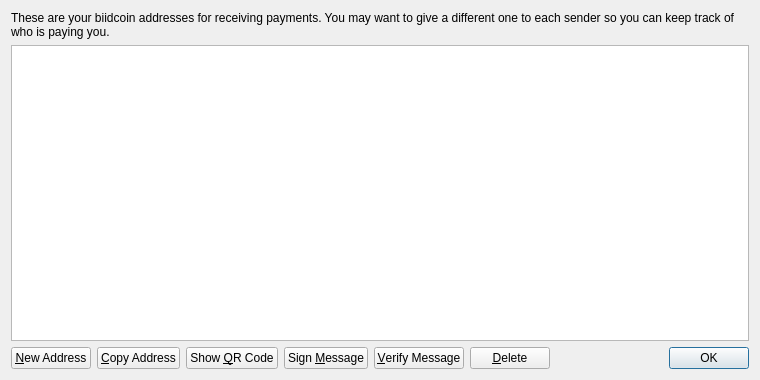
<?xml version="1.0" encoding="UTF-8"?>
<ui version="4.0">
 <class>AddressBookPage</class>
 <widget class="QWidget" name="AddressBookPage">
  <property name="geometry">
   <rect>
    <x>0</x>
    <y>0</y>
    <width>760</width>
    <height>380</height>
   </rect>
  </property>
  <property name="windowTitle">
   <string>Address Book</string>
  </property>
  <layout class="QVBoxLayout" name="verticalLayout">
   <item>
    <widget class="QLabel" name="labelExplanation">
     <property name="text">
      <string>These are your biidcoin addresses for receiving payments. You may want to give a different one to each sender so you can keep track of who is paying you.</string>
     </property>
     <property name="textFormat">
      <enum>Qt::PlainText</enum>
     </property>
     <property name="wordWrap">
      <bool>true</bool>
     </property>
    </widget>
   </item>
   <item>
    <widget class="QTableView" name="tableView">
     <property name="contextMenuPolicy">
      <enum>Qt::CustomContextMenu</enum>
     </property>
     <property name="toolTip">
      <string>Double-click to edit address or label</string>
     </property>
     <property name="tabKeyNavigation">
      <bool>false</bool>
     </property>
     <property name="selectionMode">
      <enum>QAbstractItemView::SingleSelection</enum>
     </property>
     <property name="selectionBehavior">
      <enum>QAbstractItemView::SelectRows</enum>
     </property>
     <property name="sortingEnabled">
      <bool>true</bool>
     </property>
     <attribute name="verticalHeaderVisible">
      <bool>false</bool>
     </attribute>
    </widget>
   </item>
   <item>
    <layout class="QHBoxLayout" name="horizontalLayout">
     <item>
      <widget class="QPushButton" name="newAddressButton">
       <property name="toolTip">
        <string>Create a new address</string>
       </property>
       <property name="text">
        <string>&amp;New Address</string>
       </property>
      </widget>
     </item>
     <item>
      <widget class="QPushButton" name="copyToClipboard">
       <property name="toolTip">
        <string>Copy the currently selected address to the system clipboard</string>
       </property>
       <property name="text">
        <string>&amp;Copy Address</string>
       </property>
      </widget>
     </item>
     <item>
      <widget class="QPushButton" name="showQRCode">
       <property name="text">
        <string>Show &amp;QR Code</string>
       </property>
      </widget>
     </item>
     <item>
      <widget class="QPushButton" name="signMessage">
       <property name="toolTip">
        <string>Sign a message to prove you own a biidcoin address</string>
       </property>
       <property name="text">
        <string>Sign &amp;Message</string>
       </property>
      </widget>
     </item>
     <item>
      <widget class="QPushButton" name="verifyMessage">
       <property name="toolTip">
        <string>Verify a message to ensure it was signed with a specified biidcoin address</string>
       </property>
       <property name="text">
        <string>&amp;Verify Message</string>
       </property>
      </widget>
     </item>
     <item>
      <widget class="QPushButton" name="deleteButton">
       <property name="toolTip">
        <string>Delete the currently selected address from the list</string>
       </property>
       <property name="text">
        <string>&amp;Delete</string>
       </property>
      </widget>
     </item>
     <item>
      <spacer name="horizontalSpacer">
       <property name="orientation">
        <enum>Qt::Horizontal</enum>
       </property>
       <property name="sizeHint" stdset="0">
        <size>
         <width>40</width>
         <height>20</height>
        </size>
       </property>
      </spacer>
     </item>
     <item>
      <widget class="QDialogButtonBox" name="buttonBox">
       <property name="sizePolicy">
        <sizepolicy hsizetype="Maximum" vsizetype="Fixed">
         <horstretch>0</horstretch>
         <verstretch>0</verstretch>
        </sizepolicy>
       </property>
       <property name="standardButtons">
        <set>QDialogButtonBox::Ok</set>
       </property>
      </widget>
     </item>
    </layout>
   </item>
  </layout>
 </widget>
 <resources>
  <include location="../bitcoin.qrc"/>
 </resources>
 <connections/>
</ui>
